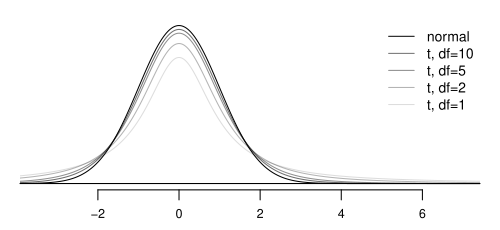

Recreate this plot in R.
setwd("/Users/mine/Desktop/Teaching/Sta 101 - F11/Lectures/Lecture 16/6-1smallMean/figures/tDistConvergeToNormalDist")


pdf('tDistConvergeToNormalDist.pdf', 5, 2.3)

par(mar=c(2, 1, 1, 1), mgp=c(5, 0.6, 0))
plot(c(-3.5, 7), c(0, dnorm(0)), type='n', axes=FALSE)
axis(1, cex.axis = 0.75)
abline(h=0)

COL <- c('#000000FF', '#00000091', '#0000006F', '#0000004B', '#00000022')
DF <- c('normal', 10, 5, 2, 1)

X <- seq(-5, 8, 0.01)
Y <- dnorm(X)
lines(X, Y, col=COL[1])

for(i in 2:5){
	Y <- dt(X, as.numeric(DF[i]))
	lines(X, Y, col=COL[i])
}

legend('topright', legend=c(DF[1], paste('t, df=', DF[2:5], sep='')), col=COL, lty=rep(1, 5), bty = "n", cex = 0.85)

dev.off()
